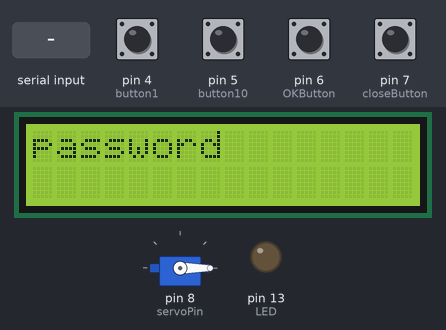
Bench run of a sketch on a simulated Arduino Uno, built with avr-gcc and run on an emulated ATmega328P. Parts: 16×2 character LCD, servo, output pins drawn as LEDs (lit = HIGH). Inputs (shaded band) come from the test bench; at power-on: pin 4 (button1), pin 5 (button10), pin 6 (OKButton), pin 7 (closeButton) LOW. What the sketch prints to the serial monitor is not drawn.

Above: at 1.2 s.
1.3 s: "open" received over the second serial link
At 2.5 s:
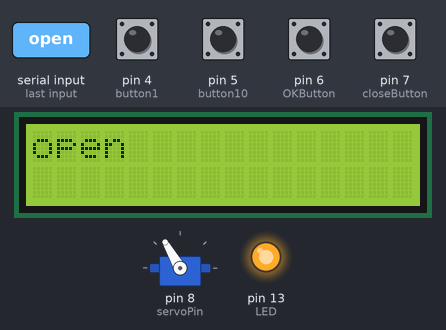
2.8 s: pin 4 (button1) pulled HIGH for 0.15 s
At 4.0 s:
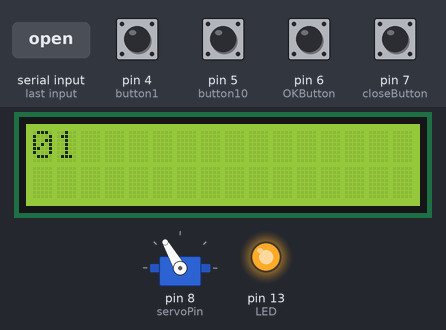
4.4 s: pin 6 (OKButton) pulled HIGH for 0.15 s
At 5.6 s:
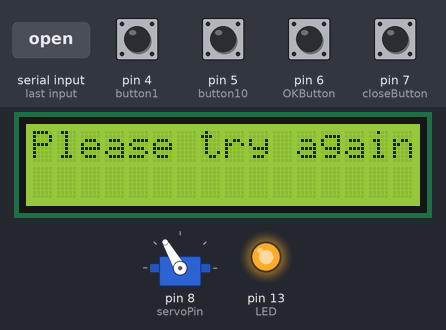
6.0 s: pin 7 (closeButton) pulled HIGH for 0.15 s
At 6.5 s:
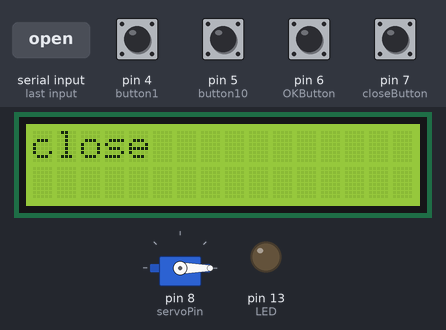
7.6 s: pin 5 (button10) pulled HIGH for 0.15 s
At 8.8 s:
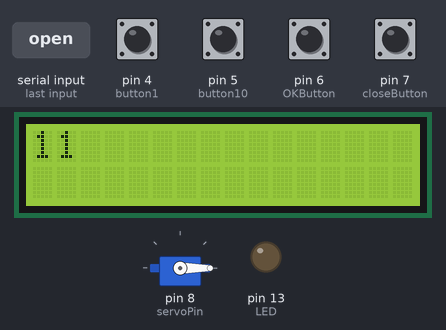
9.2 s: pin 4 (button1) pulled HIGH for 1 s
At 10.1 s:
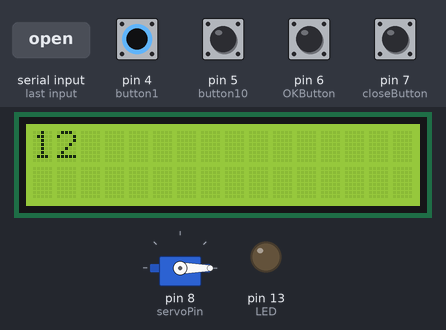
Timing chart, 0 to 12.2 s (numbered marks = the images above; inputs shaded):
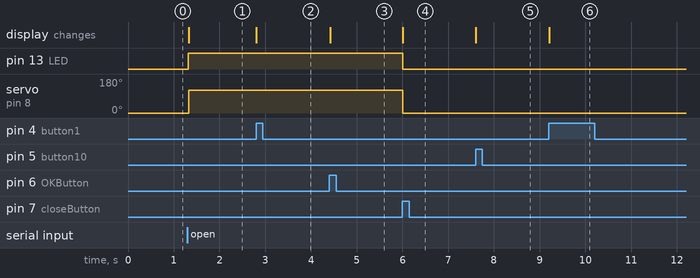

Measured:
- after the input at 1.3 s, pin 13 (LED): LOW → HIGH at once; servo on pin 8 (servoPin): 0° → 120° at once; the display: changes at once (image 1)
- after the input at 2.8 s, the display: changes at once (image 2)
- after the input at 4.4 s, the display: changes at once (image 3)
- after the input at 6.0 s, pin 13 (LED): HIGH → LOW at once; servo on pin 8 (servoPin): 120° → 0° at once; the display: changes at once (image 4)
- after the input at 7.6 s, the display: changes at once (image 5)
- after the input at 9.2 s, the display: changes at once (image 6)

The sketch:

arduino_lock_1.ino
```cpp
#include <SoftwareSerial.h> // 블루투스 연결에 사용
#include <Servo.h> // 서보모터에 사용
#include <LiquidCrystal_I2C.h> // LCD
#include <Wire.h> // LCD

// 비밀번호 입력시 사용하는 변수 및 핀번호
int button1=4;
int button10=5;
int OKButton=6;
bool OKButton_previous_state=false;
bool OKButton_current_state=false;
int count_1=0;
int count_10=0;
int password_count=0;
bool button1_previous_state=false;
bool button1_current_state=false;
bool button10_previous_state=false;
bool button10_current_state=false;

// 닫힘 버틈
int closeButton=7;
bool closeButton_previous_state=false;
bool closeButton_current_state=false;

// 무인택배함에 물건 존재 여부 표시
int LED=13;

// 블루투스에서 받은 값
String blueTooth="";

// 블루투스에서 받을 새 비밀번호
String password="";
String new_password="";

// 서보모터
Servo myServo;
int servoPin=8;
int angle=0;


LiquidCrystal_I2C lcd(0x27,16,2);

const int HC06TX=2;
const int HC06RX=3;
SoftwareSerial HC06(HC06TX,HC06RX);

void setup() {
  // put your setup code here, to run once:
  Serial.begin(9600);
  HC06.begin(9600); // 블루투스

  // 잠금 OFF 라고 LED에 표시
  pinMode(LED,OUTPUT);
  digitalWrite(LED,LOW);

  // 비밀번호 입력용 버튼
  pinMode(button1,INPUT);
  pinMode(button10,INPUT);
  Serial.println("Start");

  // 닫힘 버튼
  pinMode(closeButton,INPUT);

  // 확인 버튼
  pinMode(OKButton,INPUT);

  //LCD
  lcd.init();
  lcd.backlight();
  lcd.setCursor(0,0);
  lcd.print("password");

  // 서보모터
  myServo.attach(servoPin);
  myServo.write(angle); //처음에는 잠겨있음
}

void loop() {
  // 블루투스에서 값을 전달받음
  while(HC06.available()){
    char c=(char)HC06.read();
    blueTooth+=c; // 수신되는 문자를 blueTooth에 모두 붙임(1바이트씩 전송되는 것을 연결)
    delay(5); // 수신 문자열 끊김 방지
  }

  if(blueTooth.equals("open")){ // 만약 블루투스에서 전달받은 값이 open일 경우
    angle=120;
    myServo.write(angle);
    digitalWrite(LED,HIGH);
    lcd.clear();
    lcd.print("open");
    blueTooth="";
  }
  else if(blueTooth.equals("close")){ // 만약 전달받은 값이 close일 경우
    angle=0;
    myServo.write(angle);
    digitalWrite(LED,LOW);
    lcd.clear();
    lcd.print("close");
    blueTooth="";
  }
  else{ // 위의 경우가 아니라면 비밀번호임
    new_password=blueTooth;
    if(!new_password.equals(password)){
    password=new_password;
    Serial.println("new password : "+password);
    blueTooth="";
    }
  }

  // 버튼으로 비밀번호 입력
  button1_current_state=digitalRead(button1);
  button10_current_state=digitalRead(button10);

  // 1의 자리 수 증가
  if(button1_current_state){ // 버튼을 누른 경우
    if(button1_previous_state==false){ // 이전 상태와 비교
      if(count_1>=0 && count_1<9){ // 만약 count_1이 0~8 사이일 경우
        count_1++;
      }
      else{
        count_1=0;
      }
      button1_previous_state=true;
      Serial.println("count_1 : "+String(count_1));
    }
  }
  else{
    button1_previous_state=false;
  }

  // 10의 자리 수 증가
  if(button10_current_state){ // 버튼을 누른 경우
    if(button10_previous_state==false){ // 이전 상태와 비교
      if(count_10>=0 && count_10<9){ // 만약 count_1이 0~8 사이일 경우
        count_10++;
      }
      else{
        count_10=0;
      }
      button10_previous_state=true;
      Serial.println("count_10 : "+String(count_10));

    }
  }
  else{
    button10_previous_state=false;
  }

  // 만약 숫자가 바뀔 경우, 바뀐 숫자를 LCD 판에 표시
  if(button1_previous_state==true || button10_previous_state==true){
    lcd.clear();
    lcd.print(count_10);
    lcd.print(count_1);
  }

  // 패스워드 확인 버튼
  OKButton_current_state=digitalRead(OKButton);

  if(OKButton_current_state){ // 버튼을 누른 경우
    if(OKButton_previous_state==false){ // 이전 상태와 비교
      if(String(count_10)+String(count_1)==password){ // 만약 패스워드가 성공할 경우
        lcd.clear();
        lcd.print("success!!");
        angle=120;
        myServo.write(angle); // 문 열기
        digitalWrite(LED,HIGH); // LED에 on/off 표시
      }
      else{
        password_count++;
        Serial.println("password_count: "+String(password_count));
        Serial.println("wrong_password: "+String(count_10*10+count_1));
        Serial.println("real password:" +password);
        lcd.clear();
        lcd.print("Please try again");
        if(password_count==3){
          lcd.clear();
          lcd.print("error!!");
          delay(30000); // 30초 동안 입력할 수 없음
          // 초기화
          count_1=0;
          count_10=0;
          password_count=0;
          lcd.clear();
          lcd.print("password");

        }
        OKButton_previous_state=true;
      }
    }
  }
  else{
    OKButton_previous_state=false;
  }

  // 닫힘 버튼
  closeButton_current_state=digitalRead(closeButton);

  if(closeButton_current_state){ // 버튼을 누른 경우
    if(closeButton_previous_state==false){ // 이전 상태와 비교
      if(angle==120){
        angle=0;
        myServo.write(angle);
        closeButton_previous_state=true;
        lcd.clear();
        lcd.print("close");
        digitalWrite(LED,LOW);
      }
    }
  }
  else{
    closeButton_previous_state=false;
  }


}
```
